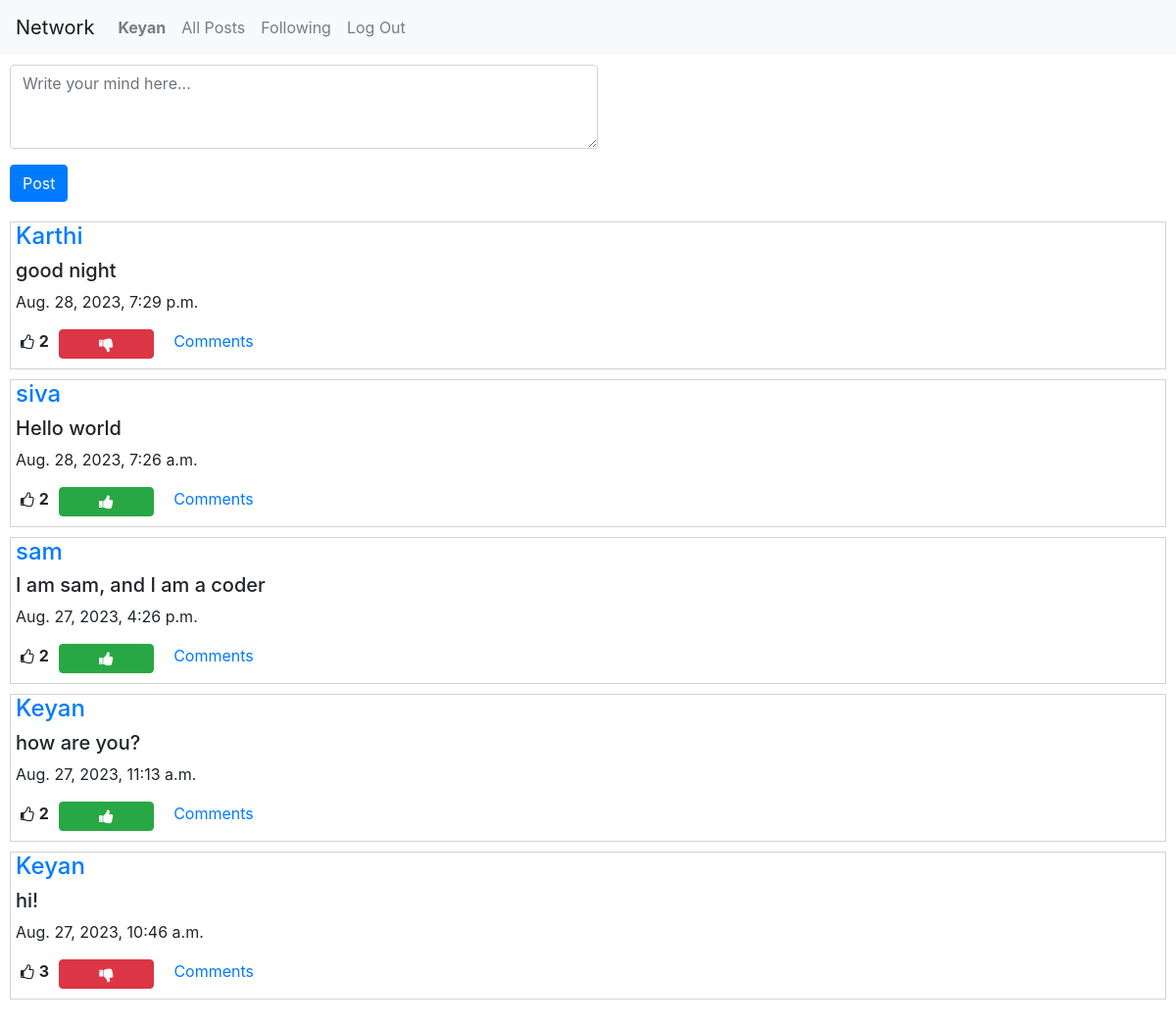
Page / (signed in) on the committed database.
### network/models.py (models this page shows, shortened)
class User(AbstractUser):
    pass

class Post(models.Model):
    creater = models.ForeignKey(User, related_name='my_name', on_delete=models.CASCADE)
    content = models.CharField(max_length=255)
    liked = models.ManyToManyField(User, related_name='liked_users_or_post' ,blank=True, null=True)
    time = models.DateTimeField(auto_now_add=True)

### network/views.py (the view)
# urls.py: path("", views.index, name="index"),
def index(request):
    if request.method=="POST":
        form = PostForm(request.POST)
        if form.is_valid():
            post = form.save(commit=False)
            post.creater = request.user
            post.save()
            return HttpResponseRedirect( reverse("index"))
        else:
            return render(request, "network/index.html", {
                "form": form,
                "message": "Enter valid details"
                })
    else:
        user = request.user
        form = PostForm()
        all_posts = Post.objects.all().order_by('time').reverse()
        liked_posts = []
        posts_id = []
        for post in all_posts:
            if user in post.liked.all():
                liked_posts.append(post)
                posts_id.append(post.id)
        p = Paginator(all_posts, 10)
        page_no = request.GET.get('page')
        posts = p.get_page(page_no)
        return render(request, "network/index.html", {
                "form" : form,
                "posts": posts,
                "liked" : liked_posts,
                "p_id" : posts_id
            })

### network/forms.py
class PostForm(forms.ModelForm):
    class Meta:
        model = Post
        fields = ('content','liked', 'creater')
        widgets = {
            'content' : forms.Textarea(attrs={'placeholder':'Write your mind here...','class':'form-control', 'rows':'3'}),
            'liked' : forms.HiddenInput(),
            'creater' : forms.HiddenInput(),
        }
        labels = {
            'content' : ''
        }
    def __init__(self,*args, **kwargs):
        super().__init__(*args, **kwargs)
        self.fields['creater'].required = False

### network/templates/network/index.html (shortened to what this page needs)
{% extends "network/layout.html" %}
{% block body %}
{% if user.is_authenticated %}
    <form method="post" action="{% url 'index' %}">
        {{form.as_p}}
        <button type="submit" class="btn btn-primary">Post</button>
    </form>
{% endif %}
{% for post in posts %}
<div class="posts">
<a href='{% url 'profile' post.creater.id %}'><h4>{{post.creater}}</h4></a>
<h5>{{post.content}}</h5>
<p>{{post.time}}</p>
<div class = 'd-flex justify-content-flex-start'>
<i style="font-size:16px" class="fa">&#xf087;</i><b><p id='count_{{post.id}}'>{{post.liked.count}}</p></b></li>
{% if user.is_authenticated %}
{% if post in liked %}
  <button class="btn btn-danger fa fa-thumbs-down col-1" id='btn_{{ post.id}}' onclick="likeHandler({{post.id}},{{p_id}})"></button>
{% else %}
  <button class="btn btn-success fa fa-thumbs-up col-1" id='btn_{{ post.id}}' onclick="likeHandler({{post.id}},{{p_id}})"></button>
{% endif %}
{% endif %}
<a style='margin-left:10px' href='{% url 'readcomms' post.id %}' id='comm_a{{post.id}}'>Comments</a>
</div>
</div>
{% endfor %}
{% endblock %}

### network/templates/network/layout.html (shortened to what this page needs)
{% load static %}
<!DOCTYPE html>
<html lang="en">
    <head>
        <link rel="stylesheet" href="https://stackpath.bootstrapcdn.com/bootstrap/4.4.1/css/bootstrap.min.css">
        <link href="{% static 'network/styles.css' %}" rel="stylesheet">
        <link rel="stylesheet" href="https://cdnjs.cloudflare.com/ajax/libs/font-awesome/4.7.0/css/font-awesome.min.css">
    </head>
    <body>
        <nav class="navbar navbar-expand-lg navbar-light bg-light">
            <a class="navbar-brand" href="#">Network</a>
            <div>
              <ul class="navbar-nav mr-auto">
                {% if user.is_authenticated %}
                    <li class="nav-item">
                        <a class="nav-link" href="{% url 'profile' user.id %}"><strong>{{ user.username }}</strong></a>
                    </li>
                {% endif %}
                <li class="nav-item">
                  <a class="nav-link" href="{% url 'index' %}">All Posts</a>
                </li>
                {% if user.is_authenticated %}
                    <li class="nav-item">
                        <a class="nav-link" href="{% url 'following' %}">Following</a>
                    </li>
                    <li class="nav-item">
                        <a class="nav-link" href="{% url 'logout' %}">Log Out</a>
                    </li>
                {% endif %}
              </ul>
            </div>
          </nav>
        <div class="body">
            {% block body %}
            {% endblock %}
        </div>
    </body>
</html>

### network/static/network/styles.css (style rules this page uses)
.btn { margin: 0 10px 10px; }
.form-control { margin: 10px; width: 50%; }
.posts { display : flex; flex-direction: column; padding : 0px 5px; border : 1px solid lightgray; margin : 10px; }
i { margin : 5px; }

### rows in the picture
User: username "Keyan"
Post: creater "Karthi", content "good night", time "Aug. 28, 2023, 7:29 p.m.", liked.count "2"
Post: creater "siva", content "Hello world", time "Aug. 28, 2023, 7:26 a.m.", liked.count "2"
Post: creater "sam", content "I am sam, and I am a coder", time "Aug. 27, 2023, 4:26 p.m.", liked.count "2"
Post: creater "Keyan", content "how are you?", time "Aug. 27, 2023, 11:13 a.m.", liked.count "2"
Post: creater "Keyan", content "hi!", time "Aug. 27, 2023, 10:46 a.m.", liked.count "3"
